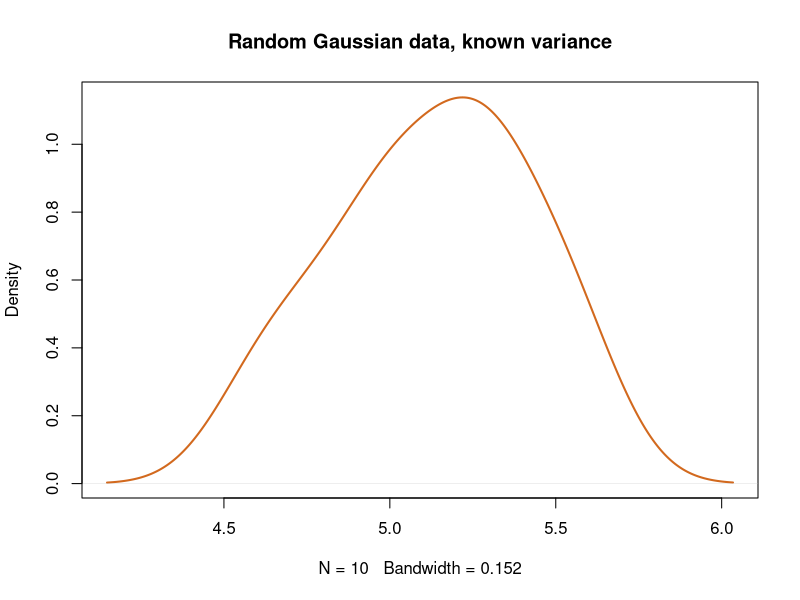
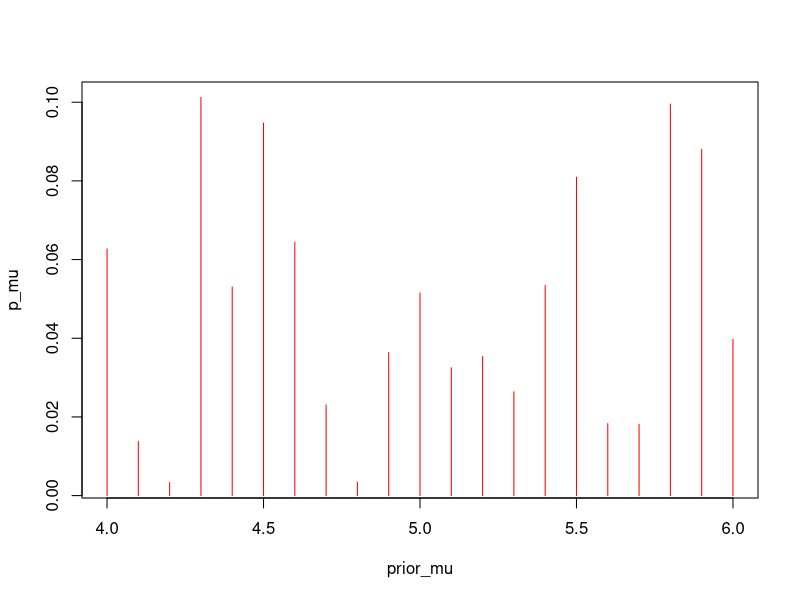

Source code (R) for these figures, in order:
## ---- chunk 1
knitr::opts_chunk$set(echo = TRUE)
## ---- chunk 2
mu <-  5.2 
## ---- chunk 3
sig <-  0.1  
## ---- chunk 4

n <- 10 # Number of observations

dat <- rnorm(n, mu, sqrt(sig)) # Where "n" equal to number of observations; "mu" equal the true mean; "sig" equal to standar deviation.

## ---- chunk 5

plot(density(dat), col = "chocolate", lwd = 2, main = "Random Gaussian data, known variance")

## ---- chunk 6

prior_mu <- seq(4, 6, 0.1) #from our density plot

## ---- chunk 7

weights_mu<- runif(length(prior_mu)) # Set weights for prior values
## ---- chunk 8

p_mu <- weights_mu / sum(weights_mu)
plot(prior_mu, p_mu, type= "h", col="red")
     
## ---- chunk 9

likeli <- prod(dnorm(dat, mean = 5.2 , sd = sqrt(sig)))

## ---- chunk 10

posterior= (likeli * prior_mu)

